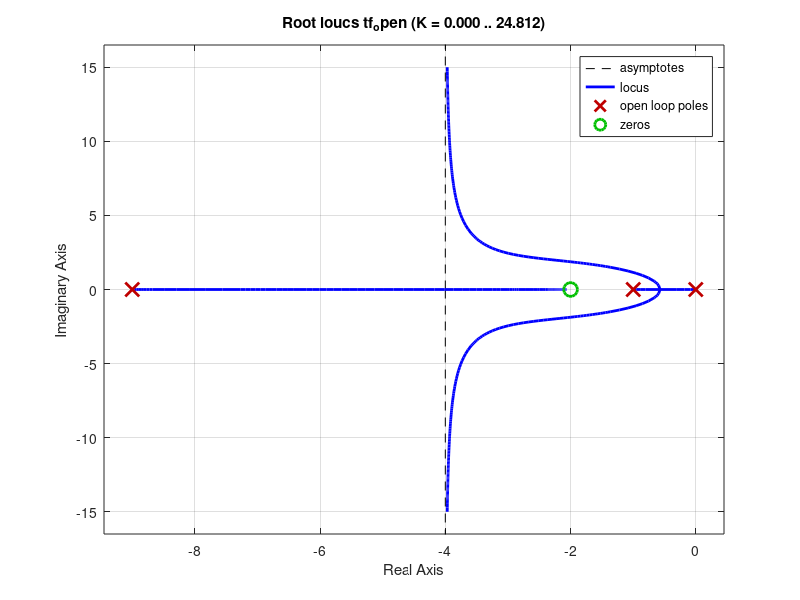
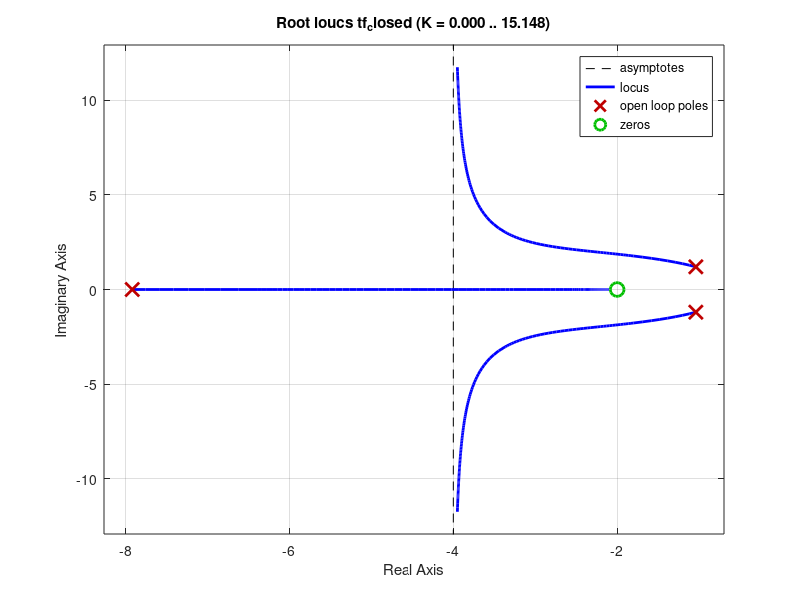
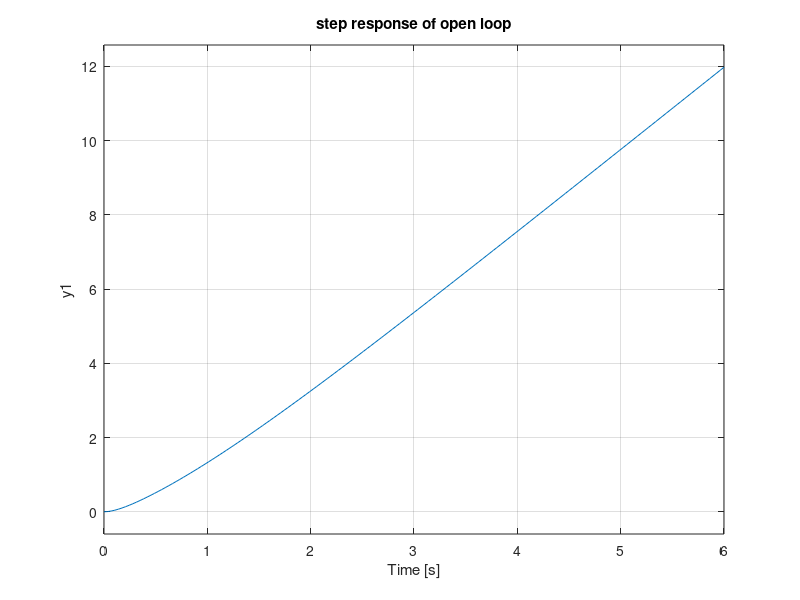
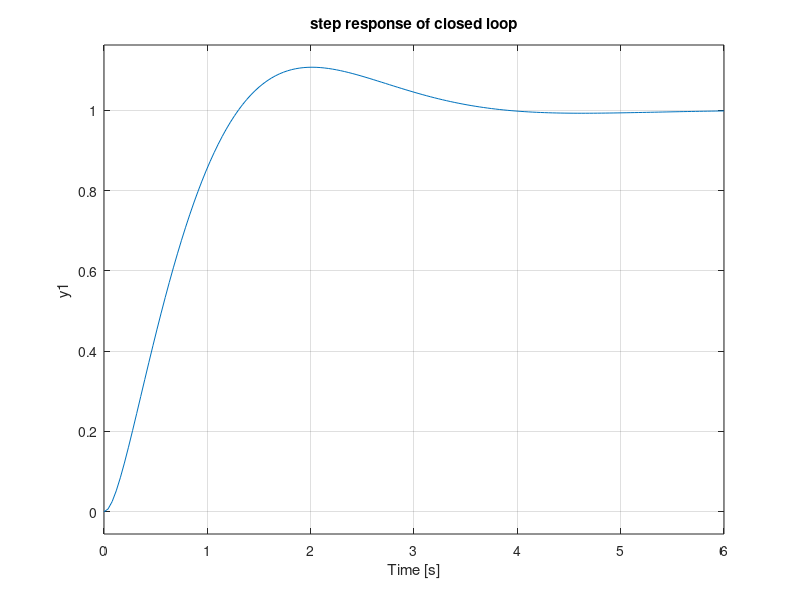

The MATLAB source for these figures, in order: (Note: this script raises an error after producing the figures.)
% pkg load control
close all; clear; clc;
s = tf('s');
c = 0.1;

Gc = s+2;
G = Gc/s;
Gp = 10/((s+1)*(s+9));

tf_open = Gp*G;

tf_closed = feedback(tf_open,1,-1);

figure();
rlocus(tf_open);
figure();
rlocus(tf_closed);


figure();
step(tf_open);
title('step response of open loop');
figure();
step(tf_closed);
title('step response of closed loop');

info = stepinfo(tf_closed);

if info.RiseTime > 1.2
    fprintf('Rise Time is : %d. Try another value.',info.RiseTime);
end
if info.Overshoot > 10
    fprintf('Overshoot is : %d. Try another value.',info.Overshoot);
end



